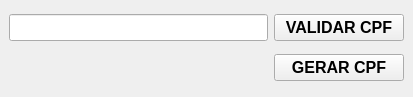
<?xml version="1.0" encoding="UTF-8"?>
<ui version="4.0">
 <class>MainWindow</class>
 <widget class="QMainWindow" name="MainWindow">
  <property name="geometry">
   <rect>
    <x>0</x>
    <y>0</y>
    <width>413</width>
    <height>97</height>
   </rect>
  </property>
  <property name="windowTitle">
   <string>Validador/Gerador de CPF</string>
  </property>
  <widget class="QWidget" name="centralwidget">
   <layout class="QGridLayout" name="gridLayout">
    <item row="0" column="1">
     <widget class="QPushButton" name="btnVerifyCPF">
      <property name="minimumSize">
       <size>
        <width>130</width>
        <height>0</height>
       </size>
      </property>
      <property name="font">
       <font>
        <pointsize>12</pointsize>
        <weight>75</weight>
        <bold>true</bold>
       </font>
      </property>
      <property name="text">
       <string>VALIDAR CPF</string>
      </property>
     </widget>
    </item>
    <item row="1" column="1">
     <widget class="QPushButton" name="btnGenerateCPF">
      <property name="font">
       <font>
        <pointsize>12</pointsize>
        <weight>75</weight>
        <bold>true</bold>
       </font>
      </property>
      <property name="text">
       <string>GERAR CPF</string>
      </property>
     </widget>
    </item>
    <item row="0" column="0">
     <widget class="QLineEdit" name="inputVerifyCPF">
      <property name="font">
       <font>
        <pointsize>12</pointsize>
        <weight>75</weight>
        <bold>true</bold>
       </font>
      </property>
     </widget>
    </item>
    <item row="1" column="0">
     <widget class="QLabel" name="labelReturn">
      <property name="font">
       <font>
        <pointsize>20</pointsize>
        <weight>50</weight>
        <bold>false</bold>
       </font>
      </property>
      <property name="styleSheet">
       <string notr="true"/>
      </property>
      <property name="text">
       <string/>
      </property>
      <property name="alignment">
       <set>Qt::AlignCenter</set>
      </property>
      <property name="textInteractionFlags">
       <set>Qt::LinksAccessibleByMouse|Qt::TextSelectableByMouse</set>
      </property>
     </widget>
    </item>
   </layout>
  </widget>
 </widget>
 <resources/>
 <connections/>
</ui>
